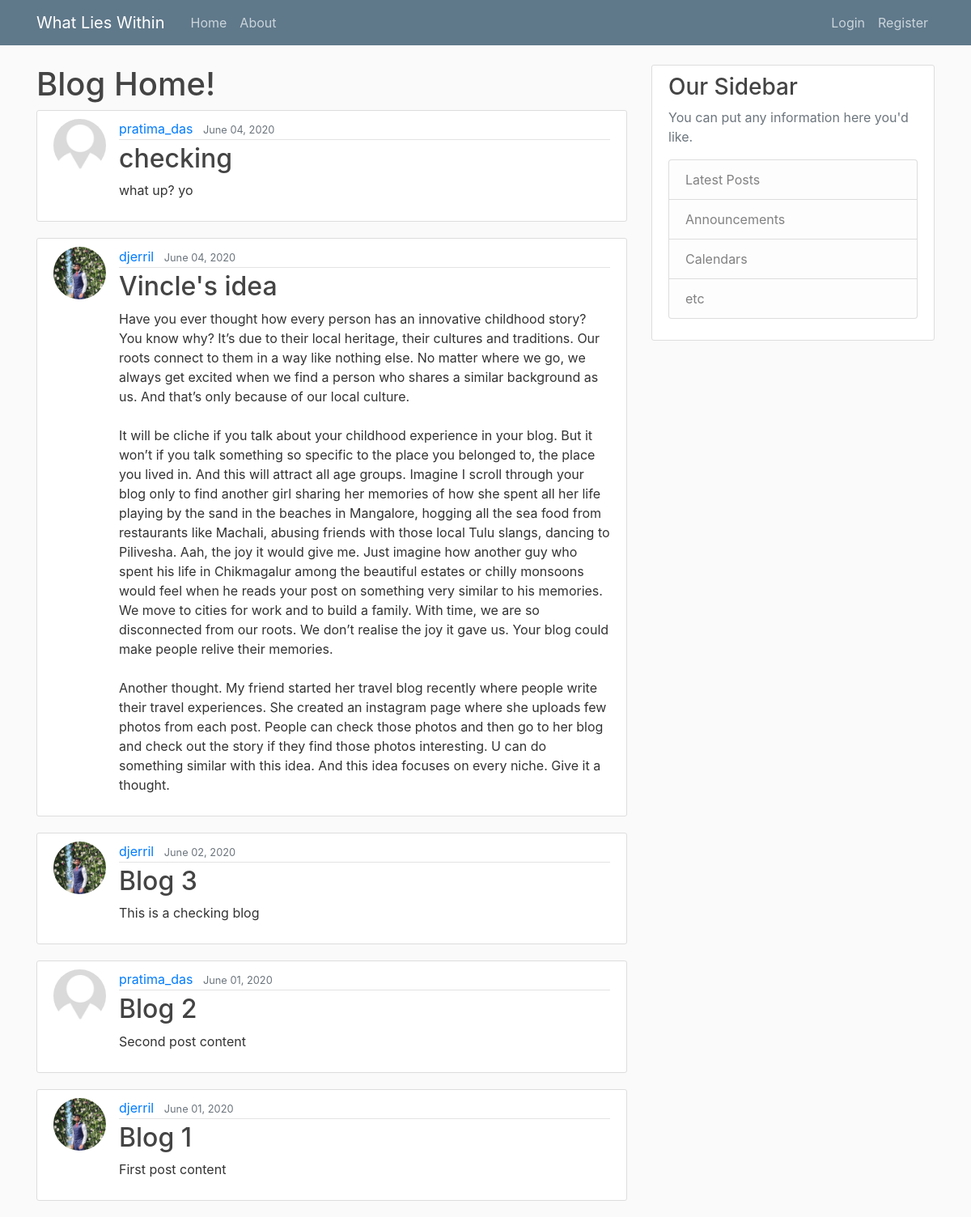
The page / on the database its author committed.
### blog/models.py (models this page shows, shortened)
class Post(models.Model):
    title=models.CharField(max_length=100)
    content=models.TextField()
    date_posted=models.DateTimeField(default=timezone.now)
    author=models.ForeignKey(User,on_delete=models.CASCADE)

### users/models.py (models this page shows, shortened)
class Profile(models.Model):
    user=models.OneToOneField(User,on_delete=models.CASCADE)
    image=models.ImageField(default='default.jpg',upload_to='profile_pics')

### blog/views.py (the view)
# urls.py: path('',PostListView.as_view(),name='blog-home'),
class PostListView(ListView):
    model = Post
    template_name='blog/home.html'
    context_object_name='posts'
    ordering=['-date_posted']
    paginate_by = 7

### blog/templates/blog/home.html (shortened to what this page needs)
{% extends "blog/base.html" %}
{% block content %}
<h1>Blog Home!</h1>
    {% for post in posts %}
        <article class="media content-section">
          <img class="rounded-circle article-img" src="{{ post.author.profile.image.url }}" alt="">
          <div class="media-body">
            <div class="article-metadata">
              <a class="mr-2" href="{% url 'user-posts' post.author.username %}">{{ post.author }}</a>
              <small class="text-muted">{{ post.date_posted | date:"N d, Y" }}</small>
            </div>
            <h2><a class="article-title" href="{% url 'post-detail' post.id %}">{{ post.title }}</a></h2>
            <p class="article-content">{{ post.content }}</p>
          </div>
      </article>
    {% endfor %}
{% endblock content %}

### blog/templates/blog/base.html (shortened to what this page needs)
{% load static %}
<!DOCTYPE html>
<html lang="en" dir="ltr">
  <head>
    <link rel="stylesheet" href="https://stackpath.bootstrapcdn.com/bootstrap/4.5.0/css/bootstrap.min.css">
    <link rel="stylesheet" href="{% static 'blog/main.css'  %}">
  </head>
  <body>
<header class="site-header">
<nav class="navbar navbar-expand-md navbar-dark bg-steel fixed-top">
  <div class="container">
    <a class="navbar-brand mr-4" href="{% url 'blog-home' %}">What Lies Within</a>
    <div class="collapse navbar-collapse" id="navbarToggle">
      <div class="navbar-nav mr-auto">
        <a class="nav-item nav-link" href="{% url 'blog-home' %}">Home</a>
        <a class="nav-item nav-link" href="{% url 'blog-about' %}">About</a>
      </div>
      <div class="navbar-nav">
        {% if user.is_authenticated %}
        <a class="nav-item nav-link" href="{% url 'post-create' %}">New Post</a>
        <a class="nav-item nav-link" href="{% url 'profile' %}">Profile</a>
        <a class="nav-item nav-link" href="{% url 'logout' %}">Logout</a>
        {% else %}
        <a class="nav-item nav-link" href="{% url 'login' %}">Login</a>
        <a class="nav-item nav-link" href="{% url 'register' %}">Register</a>
        {% endif %}
      </div>
    </div>
  </div>
</nav>
</header>
<main role="main" class="container">
<div class="row">
<div class="col-md-8">
  {% block content %}{% endblock %}
</div>
<div class="col-md-4">
  <div class="content-section">
    <h3>Our Sidebar</h3>
    <p class='text-muted'>You can put any information here you'd like.
      <ul class="list-group">
        <li class="list-group-item list-group-item-light">Latest Posts</li>
        <li class="list-group-item list-group-item-light">Announcements</li>
        <li class="list-group-item list-group-item-light">Calendars</li>
        <li class="list-group-item list-group-item-light">etc</li>
      </ul>
    </p>
  </div>
</div>
</div>
</main>
  </body>
</html>

### blog/static/blog/main.css (style rules this page uses)
body { background: #fafafa; color: #333333; margin-top: 5rem; }
h1, h2, h3, h4, h5, h6 { color: #444444; }
ul { margin: 0; }
.bg-steel { background-color: #5f788a; }
.site-header .navbar-nav .nav-link { color: #cbd5db; }
.content-section { background: #ffffff; padding: 10px 20px; border: 1px solid #dddddd; border-radius: 3px; margin-bottom: 20px; }
.article-title { color: #444444; }
.article-content { white-space: pre-line; }
.article-img { height: 65px; width: 65px; margin-right: 16px; }
.article-metadata { padding-bottom: 1px; margin-bottom: 4px; border-bottom: 1px solid #e3e3e3 }

### rows shown on the page
Post: author.profile.image (placeholder picture), author "pratima_das", date_posted "June 04, 2020", title "checking", content "what up? yo"
Post: author.profile.image (picture), author "djerril", date_posted "June 04, 2020", title "Vincle's idea", content "Have you ever thought how every person has an innovative childhood story? You know why? It’s due to their local heritage, their cultures and traditions. Our roots connect to them in a way like nothing else. No matter where we go, we always get excited when we find a person who shares a similar background as us. And that’s only because of our local culture. It will be cliche if you talk about your childhood experience in your blog. But it won’t if you talk something so specific to the place you belonged to, the place you lived in. And this will attract all age groups. Imagine I scroll through your blog only to find another girl sharing her memories of how she spent all her life playing by…"
Post: author.profile.image (picture), author "djerril", date_posted "June 02, 2020", title "Blog 3", content "This is a checking blog"
Post: author.profile.image (placeholder picture), author "pratima_das", date_posted "June 01, 2020", title "Blog 2", content "Second post content"
Post: author.profile.image (picture), author "djerril", date_posted "June 01, 2020", title "Blog 1", content "First post content"
